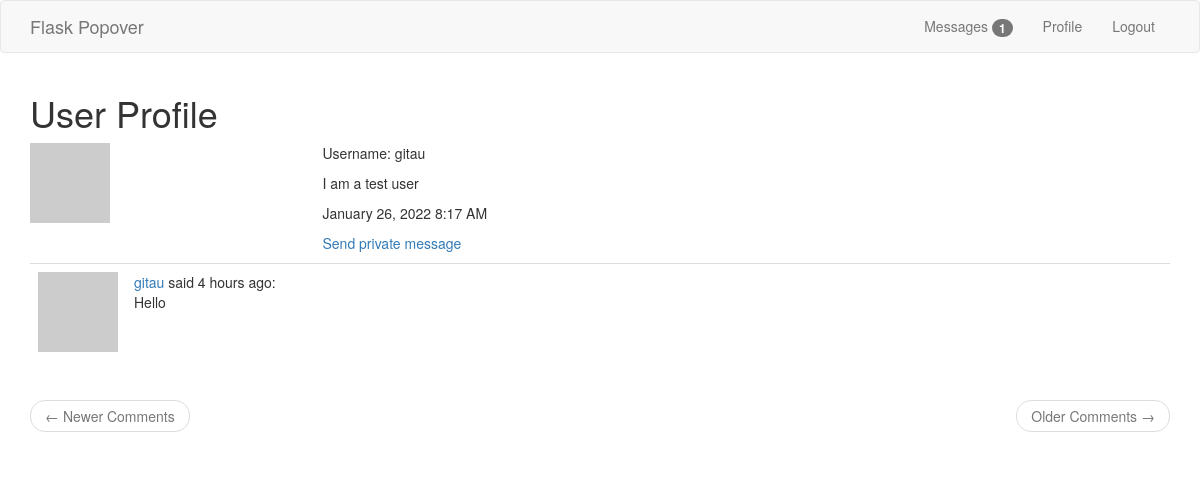
Before: /user/gitau (signed in) with the older database file.
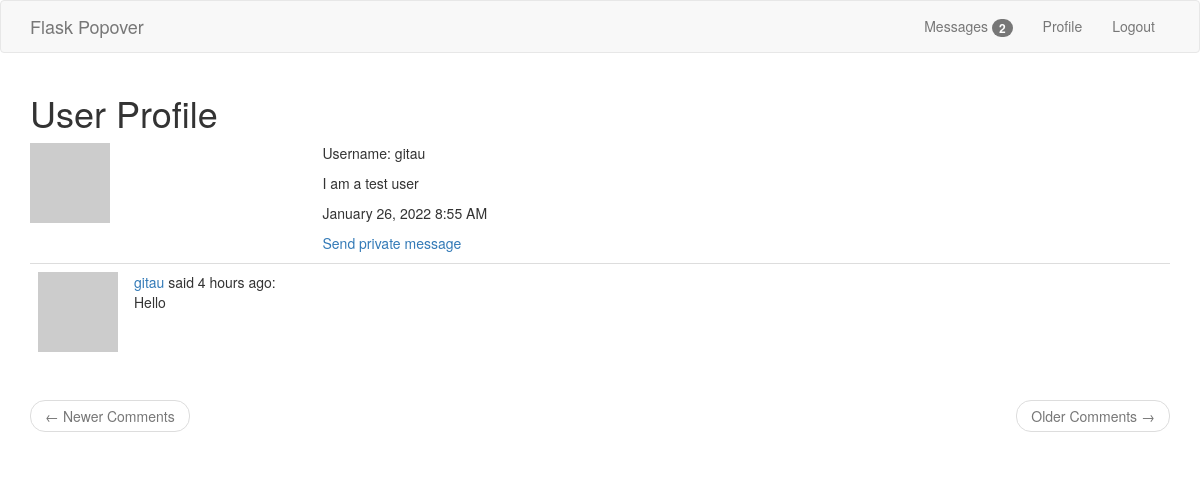
After: the same page with the newer database file.
### app/models.py (models this page shows, shortened)
class User(UserMixin, db.Model):
    __table_name__ = 'users'
    id = db.Column(db.Integer, primary_key=True)
    username = db.Column(db.String(64), index=True, unique=True)
    email = db.Column(db.String(64), index=True, unique=True)
    password_hash = db.Column(db.String(128))
    about_me = db.Column(db.String(120))
    last_seen = db.Column(db.DateTime, default=datetime.utcnow)
    posts = db.relationship('Post', backref='author', lazy='dynamic')
    messages_sent = db.relationship(
        'Message',
        foreign_keys='Message.sender_id',
        backref='author',
        lazy='dynamic')
    messages_received = db.relationship(
        'Message',
        foreign_keys='Message.recipient_id',
        backref='recipient',
        lazy='dynamic')
    last_message_read_time = db.Column(db.DateTime)
    notifications = db.relationship(
        'Notification',
        backref='user',
        lazy='dynamic')
    def avatar(self, size):
        digest = md5(self.email.lower().encode('utf-8')).hexdigest()
        return f'https://www.gravatar.com/avatar/{digest}?d=identicon&s={size}'
    def new_messages(self):
        last_read_time = self.last_message_read_time or datetime(1900, 1, 1)
        return Message.query.filter_by(recipient=self).filter(
            Message.timestamp > last_read_time).count()

class Post(db.Model):
    __table_name__ = 'post'
    id = db.Column(db.Integer, primary_key=True)
    body = db.Column(db.String(140))
    timestamp = db.Column(db.DateTime, index=True, default=datetime.utcnow)
    user_id = db.Column(db.Integer, db.ForeignKey('user.id'))

### app/routes.py (the view)
@app.route('/user/<username>')
@login_required
def user(username):
    user = User.query.filter_by(username=username).first_or_404()
    page = request.args.get('page', 1, type=int)
    posts = user.posts.order_by(Post.timestamp.desc()).paginate(
        page, app.config['POSTS_PER_PAGE'], False)
    next_url = url_for('user', username=user.username, page=posts.next_num) \
        if posts.has_next else None
    prev_url = url_for('index', page=posts.prev_num) \
        if posts.has_prev else None
    return render_template(
        'user.html',
        title='User Profile',
        username=username,
        user=user,
        next_url=next_url,
        prev_url=prev_url,
        posts=posts.items
    )

### app/models.py (called while the page is built)
@login.user_loader
def load_user(id):
    return User.query.get(int(id))

### app/routes.py (called while the page is built)
@app.before_request
def before_request():
    if current_user.is_authenticated:
        current_user.last_seen = datetime.utcnow()
        db.session.commit()

### app/templates/user.html (shortened to what this page needs)
{% extends 'base.html' %}
{% block app_context %}
<div class="row">
    <div class="col-md-12">
        <h1>{{title}}</h1>
    </div>
</div>
<div class="row">
    <div class="col-sm-3 text-center">
        <p>
            <img src="{{ user.avatar(70) }}" alt="Avatar" class="img-responsive">
        </p>
    </div>
    <div class="col-sm-9">
        <p>
            Username: {{ user.username }}
        </p>
        {% if user.about_me %}
        <p>
            <span>
                {{ user.about_me }}
            </span>
        </p>
        {% endif %}
        <p>
            <span>
                {{ moment(user.last_seen).format('LLL') }}
            </span>
        </p>
        {% if user != current_user %}
                <p>
                    <a href=" {{ url_for('send_message', recipient=user.username) }} ">
                        Send private message
                    </a>
                </p>
        {% endif %}
    </div>
</div>
<div class="row">
    <div class="col-sm-12">
        {% for post in posts %}
            {% include '_posts.html' %}
        {% endfor %}
    </div>
</div>
<nav aria-label="...">
    <ul class="pager">
        <li class="previous{% if not prev_url %} disabled{% endif %}">
            <a href="{{ prev_url or '#' }}">
                <span aria-hidden="true">&larr;</span> Newer Comments
            </a>
        </li>
        <li class="next{% if not next_url %} disabled{% endif %}">
            <a href="{{ next_url or '#' }}">
                Older Comments <span aria-hidden="true">&rarr;</span>
            </a>
        </li>
    </ul>
</nav>
{% endblock %}

### app/templates/base.html (shortened to what this page needs)
{% extends 'bootstrap/base.html' %}
{% block head %}
    {{super()}}
{% endblock %}
{% block styles %}
    {{  super() }}
    <link rel="stylesheet" type="text/css" href="{{ url_for('static', filename='css/main.css') }}">
{% endblock %}
{% block navbar %}
<nav class="navbar navbar-default">
    <div class="container">
        <div class="navbar-header">
            <a class="navbar-brand" href=" {{ url_for('index') }} ">Flask Popover</a>
        </div>
        <div class="collapse navbar-collapse" id="bs-example-navbar-collapse-1">
            <ul class="nav navbar-nav navbar-right">
                {% if current_user.is_authenticated %}
                    <li>
                        <a href="{{ url_for('messages') }}">
                            Messages
                            {% set new_messages = current_user.new_messages() %}
                            {% if new_messages %}
                                <span class="badge" id="message_count"
                                    style="visibility: {% if new_messages %} visible {% else %} hidden {% endif %};">
                                    {{ new_messages }}
                                </span>
                            {% endif %}
                        </a>
                    </li>
                    <li><a href="{{ url_for('user', username=current_user.username) }}">Profile</a></li>
                    <li><a href="{{ url_for('logout') }}">Logout</a></li>
                {% else %}
                    <li><a href=" {{ url_for('login') }} ">Login</a></li>
                {% endif %}
            </ul>
        </div>
    </div>
</nav>
{% endblock %}
{% block content %}
    <div class="container">
        {% block app_context %}
        {% endblock %}
    </div>
{% endblock %}

### app/templates/_posts.html
<table class="table table-hover">
    <tr valign='top'>
        <td width='70px'>
            <img src=" {{ post.author.avatar(36) }} ">
        </td>
        <td>
            <span class="user_popup">
                <a href="{{ url_for('user', username=post.author.username) }}">
                    {{ post.author.username }}
                </a>
            </span>
            said
            <span>
            {{ moment(post.timestamp).fromNow() }}:
            </span><br>
            <span>
                {{ post.body }}
            </span>
        </td>
    </tr>
</table>

Changed rows visible on the page:
changed User "gitau": last_seen "January 26, 2022 8:17 AM" → "January 26, 2022 8:55 AM"
Other visible differences:
{{ new_messages }}: "1" → "2"
